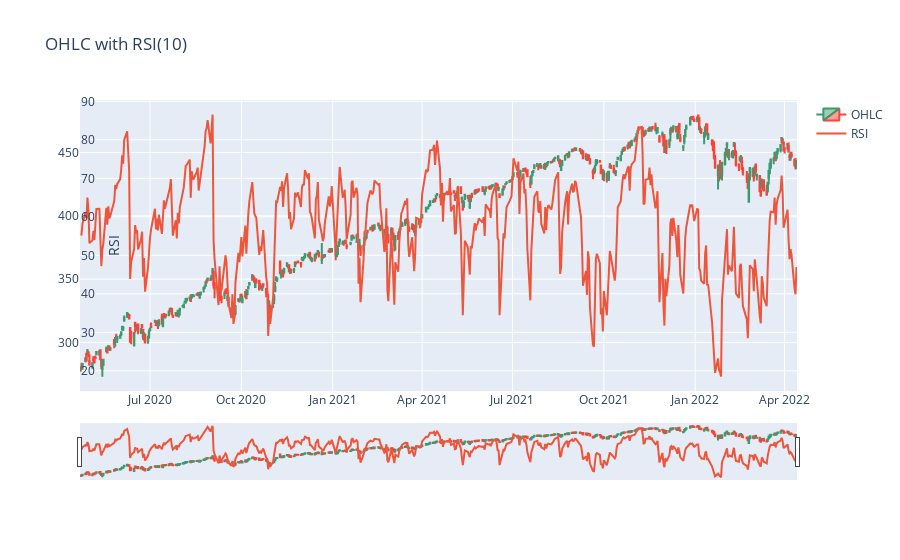

Write notebook code for a chart like this one.
### Code cell
import plotly.graph_objects as go
df = data[-1000:-500]
fig = go.Figure(data=[go.Candlestick(x=df.index,
                open=df['Open'],
                high=df['High'],
                low=df['Low'],
                close=df['Close'],
                name='OHLC'),
                go.Scatter(x=df.index, y=df['RSI_10'], name='RSI', yaxis='y2')
                ])
fig.update_layout(
    title='OHLC with RSI(10)',
    yaxis=dict(
        domain=[0.2, 1]
    ),
    yaxis2=dict(
        domain=[0, 0.2],
        anchor='free',
        overlaying='y',
        side='right',
        title='RSI'
    ))

fig.show()

### Figure 1 — Plotly figure (JSON) as saved in the notebook; plotly's stock layout.template omitted (floating-point values rounded to 4 significant figures; data arrays with more than 128 entries replaced by an {"elided": "..."} marker saying what was removed)
{"data": [{"close": {"elided": "500 float values"}, "high": {"elided": "500 float values"}, "low": {"elided": "500 float values"}, "name": "OHLC", "open": {"elided": "500 float values"}, "type": "candlestick", "x": {"elided": "500 str values"}}, {"name": "RSI", "type": "scatter", "x": {"elided": "500 str values"}, "y": {"elided": "500 float values"}, "yaxis": "y2"}], "layout": {"title": {"text": "OHLC with RSI(10)"}, "yaxis": {"domain": [0.2, 1]}, "yaxis2": {"anchor": "free", "domain": [0, 0.2], "overlaying": "y", "side": "right", "title": {"text": "RSI"}}}}
